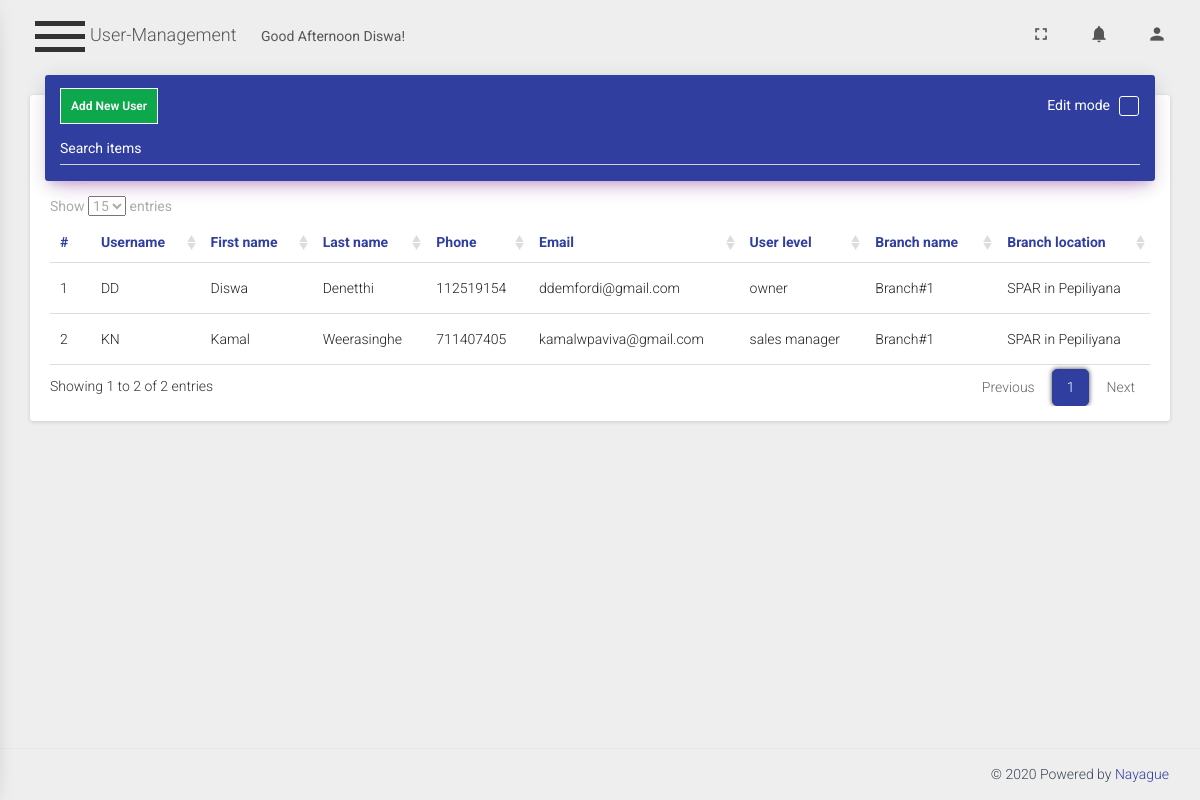
The page /views/user-management/ (signed in) on the database its author committed.
### tables this page shows
CREATE TABLE `user` (
  `user_id` int(11) NOT NULL,
  `username` varchar(50) DEFAULT NULL,
  `first_name` varchar(50) DEFAULT NULL,
  `last_name` varchar(50) DEFAULT NULL,
  `phone` decimal(10,0) DEFAULT NULL,
  `email` varchar(100) DEFAULT NULL,
  `user_level_id` int(11) DEFAULT NULL,
  `password` varchar(255) DEFAULT NULL,
  `branch_id` int(11) DEFAULT NULL
);

CREATE TABLE `user_level` (
  `user_level_id` int(11) NOT NULL,
  `user_level` varchar(50) DEFAULT NULL
);

CREATE TABLE `branch` (
  `branch_id` int(11) NOT NULL,
  `branch_name` varchar(255) DEFAULT NULL,
  `branch_location` varchar(255) DEFAULT NULL,
  `address` varchar(1000) DEFAULT NULL,
  `tel_1` varchar(255) DEFAULT NULL,
  `tel_2` varchar(255) DEFAULT NULL,
  `tel_3` varchar(255) DEFAULT NULL
);

### inc/baseUrl.php (called while the page is built)
<?php
  $baseUrl = "http://" . $_SERVER['SERVER_NAME'] . '/md_chemists';
?>

### inc/session.php (called while the page is built, shortened)
<?php
    $first_name = $_SESSION['first_name'];
?>

### views/user-management/index.php (the view, shortened to what this page needs)
<?php include_once '../../inc/header.php'; ?>
<?php include_once '../../inc/sidebar.php'; ?>
<?php include_once '../../controllers/connection.php'; ?>
<?php
$view_users = "
SELECT
u.user_id,
u.username,
u.first_name,
u.last_name,
u.phone,
u.email,
ul.user_level,
b.branch_name,
b.branch_location
FROM `user` u
LEFT OUTER JOIN user_level ul
ON ul.user_level_id = u.user_level_id
LEFT OUTER JOIN branch b
ON b.branch_id = u.branch_id
WHERE NOT u.user_level_id = 0
";
$result_view_users = $conn->query($view_users);
?>
<div class="main-panel">
    <?php include_once '../../inc/navbar.php'; ?>
    <div class="content">
        <div class="container-fluid">
            <div class="row">
                <div class="col-md-12">
                    <div class="card">
                        <form method="POST" action="delete-multiple.php">
                            <div class="card-header" data-background-color="purple">
                                <h4 class="title">
                                    <div class="title-text">
                                        <a href="add.php">Add new user</a>
                                    </div>
                                    <div class="edit-mode-check">
                                        <div class="checkbox">
                                            <label>
                                                <span class="edit-mode-check-text">Edit mode</span><input type="checkbox" name="optionsCheckboxes">
                                            </label>
                                        </div>
                                    </div>
                                </h4>
                                <div class="table-controller-container">
                                    <div class="search-table form-group label-floating category-search-container">
                                        <label class="control-label">Search items</label>
                                    </div>
                                </div>
                            </div>
                            <div class="card-content table-responsive">
                                <table class="table hover" id="cat-table">
                                    <thead class="text-primary">
                                    <th class="product-id-th">#</th>
                                    <th>Username</th>
                                    <th>First name</th>
                                    <th>Last name</th>
                                    <th>Phone</th>
                                    <th>Email</th>
                                    <th>User level</th>
                                    <th>Branch name</th>
                                    <th>Branch location</th>
                                    </thead>
                                    <tbody>
                                        <?php
                                        if ($result_view_users->num_rows > 0) {
                                            $numOrder = 1;
                                            while ($row = $result_view_users->fetch_assoc()) {
                                                ?>
                                                <tr class="product-single-container">
                                                    <td class="product-id"><span><?php echo ($numOrder++); ?></span></td>
                                                    <td class="product-name-td"><div class="product-name"><?php echo $row["username"]; ?></div></td>
                                                    <td class="product-name-td"><div class="product-name"><?php echo $row["first_name"]; ?></div></td>
                                                    <td class="product-name-td"><div class="product-name"><?php echo $row["last_name"]; ?></div></td>
                                                    <td class="product-name-td"><div class="product-name"><?php echo $row["phone"]; ?></div></td>
                                                    <td class="product-name-td"><div class="product-name"><?php echo $row["email"]; ?></div></td>
                                                    <td class="product-name-td"><div class="product-name"><?php echo $row["user_level"]; ?></div></td>
                                                    <td class="product-name-td"><div class="product-name"><?php echo $row["branch_name"]; ?></div></td>
                                                    <td class="product-name-td"><div class="product-name"><?php echo $row["branch_location"]; ?></div></td>
                                                </tr>
                                                <?php
                                            }
                                        } else {
                                            echo "0 results";
                                        }
                                        ?>
                                    </tbody>
                                </table>
                            </div>
                        </form>
                    </div>
                </div>
            </div>
        </div>
    </div>
    <?php include_once '../../inc/footer-cont.php'; ?>
</div>
<?php include_once '../../inc/footer.php'; ?>

### inc/header.php (shortened to what this page needs)
<!doctype html>
<?php
include_once 'session.php';
?>
<html lang="en">
    <?php
    include_once 'baseUrl.php';
    $now = date("H");
    if($now < "12") {
        $blessing = "Good morning";
    } elseif($now <= "16") {
        $blessing = "Good afternoon";
    } elseif($now <= "24") {
        $blessing = "Good evening";
    } else {}
    ?>
    <head>
        <link href="<?php echo $baseUrl; ?>/assets/css/bootstrap.min.css" rel="stylesheet" />
        <link href="<?php echo $baseUrl; ?>/assets/css/material-dashboard.css?v=1.2.0" rel="stylesheet" />
        <link href="<?php echo $baseUrl; ?>/assets/css/demo.css" rel="stylesheet" />
        <link href="<?php echo $baseUrl; ?>/assets/css/jquery.dataTables.min.css" rel="stylesheet" />
        <link href="<?php echo $baseUrl; ?>/bower_components/select2/dist/css/select2.min.css" rel="stylesheet" />
        <link rel="stylesheet" href="<?php echo $baseUrl; ?>/assets/css/jquery-ui.min.css">
        <link href="<?php echo $baseUrl; ?>/common-resources/assets/css/custom.css" rel="stylesheet" />
        <link href="<?php echo $baseUrl; ?>/common-resources/assets/css/responsive.css" rel="stylesheet" />
        <link href="https://maxcdn.bootstrapcdn.com/font-awesome/4.7.0/css/font-awesome.min.css" rel="stylesheet">
        <link href='<?php echo $baseUrl; ?>/assets/material-icons/material-icons.css' rel='stylesheet' type='text/css'>
    </head>
    <body class="menu-is-active">
        <div class="wrapper">

### inc/sidebar.php (shortened to what this page needs)
<div class="sidebar" data-color="purple" data-image="<?php echo $baseUrl; ?>/common-resources/assets/img/sidebar-1.jpg">
    <div class="logo">
        <div class="menu-trigger">
            <div class="hamburger" id="hamburger-3">
                <span class="line"></span>
                <span class="line"></span>
                <span class="line"></span>
            </div>
        </div>
    </div>
</div>

### inc/navbar.php (shortened to what this page needs)
<nav class="navbar navbar-transparent navbar-absolute">
    <div class="container-fluid">
        <div class="navbar-header">
            <a class="navbar-brand" href="#">
                <span class="page-title">Loading...</span>
                <span class="user-name-span-inner"><?php echo $blessing . ' ' . $first_name; ?>!</span>
            </a>
        </div>
        <div class="collapse navbar-collapse navbar-right">
            <ul class="nav navbar-nav navbar-right">
                <li class="full-screen-toggle">
                    <a title="Active fullscreen" onclick="launchIntoFullscreen(document.documentElement);" id="full-screen-btn" class="dropdown-toggle hidden-sm hidden-xs">
                        <i class="material-icons">fullscreen</i>
                    </a>
                </li>
                <li class="dropdown">
                    <a class="dropdown-toggle" data-toggle="dropdown">
                        <i class="material-icons">notifications</i>
                    </a>
                </li>
                <li class="dropdown user-name-li">
                    <a class="dropdown-toggle" data-toggle="dropdown">
                        <i class="material-icons">person</i>
                    </a>
                </li>
            </ul>
        </div>
    </div>
</nav>

### inc/footer-cont.php (shortened to what this page needs)
<footer class="footer">
    <div class="container-fluid">
        <p class="copyright pull-right">
            &copy;
            Powered by
            <a href="https://nayague.com/">Nayague</a>
        </p>
    </div>
</footer>

### inc/footer.php (shortened to what this page needs)
</div>
</body>
</html>

### common-resources/assets/css/custom.css (style rules this page uses)
.search-table.is-empty { padding: 0px; margin: 0px; transition: 0.3s; }
.search-table label.control-label { color: #eee; }
.table-controller-container { position: relative; }
.table-controller-container .search-table { margin-right: 0px; }
h4.title > .title-text, .edit-mode-check { display: inline-block; }
h4.title { position: relative; }
.edit-mode-check { position: absolute; right: 0px; top: 0px; }
.edit-mode-check > .checkbox { margin: 0px; }
.edit-mode-check > .checkbox .edit-mode-check-text { color: #fff; margin-right: 5px; }
.form-group span.select2-selection.select2-selection--single > span, .form-group > label.control-label, .form-group > label.inline-block, .form-control.hasDatepicker::placeholder { color: #333; }
.card [data-background-color="purple"] label.control-label { color: #fff; }
th.product-select-all, th.product-actions-td, th.product-id-th { background: none !important; }
table.dataTable thead th, table.dataTable tbody td { border-bottom: none; }
table#cat-table { border-collapse: collapse; }
table#cat-table thead tr, table#cat-table tbody tr { border-bottom: 1px solid #ddd; }
table.dataTable thead th { padding-left: 10px; }
h4.title > .title-text > a { font-size: 12px; padding: 10px; font-weight: 600; text-transform: capitalize; border: 1px solid #fff; transition: 0.3s; background-color: #0ea84c; color: #fff; }
.hamburger .line { width: 50px; height: 5px; background-color: #333333; display: block; margin: 8px auto; -webkit-transition: all 0.3s ease-in-out; -o-transition: all 0.3s ease-in-out; transition: all 0.3s ease-in-out; }
.menu-trigger { position: absolute; top: 13px; right: 10px; }
body.menu-is-not-active .menu-trigger { right: -95px; transition: 0.3s; }
body.menu-is-not-active .navbar-header { position: relative; left: 60px; transition: 0.3s; }
body.menu-is-not-active .sidebar { transition: 0.33s; transform: translateX(-280px); }
body.menu-is-not-active .main-panel { width: calc(100% - 0px); transition: 0.33s; }
table#cat-table { width: 100% !important; }
.navbar .navbar-collapse { position: relative; }
.main-panel>.content { margin-top: 70px; padding: 0px 15px 30px 15px; min-height: calc(100% - 123px); }
footer.footer { position: fixed; bottom: 0px; right: 0px; display: inline-block; width: 100%; padding: 0px 16px 0px 2px; }
span.user-name-span-inner { text-transform: capitalize; line-height: 1px; position: relative; top: 0px; font-size: 14px; margin-left: 20px; font-weight: 400; }
.main-panel { z-index: 1; }
.sidebar { z-index: 2; }
.card .card-header .title { margin: 0px; }
.search-table.form-group.label-floating.category-search-container { margin-top: 10px; }
.nav li > a { transition: 0.3s; }

### common-resources/assets/css/responsive.css (style rules this page uses)
@media only screen and (min-width : 1200px) AND (max-width : 1609px) { nav.navbar.navbar-transparent .navbar-nav>li:not(:last-child) { margin-right: 5px; } }
@media only screen and (min-width : 993px) and (max-width : 1200px) { .table > tbody > tr > td { white-space: nowrap; padding: 15px 10px; } }

### rows shown on the page
user: username "DD", first_name "Diswa", last_name "Denetthi", phone "112519154", email "ddemfordi@gmail.com", user_level.user_level "owner", branch.branch_name "Branch#1", branch.branch_location "SPAR in Pepiliyana"
user: username "KN", first_name "Kamal", last_name "Weerasinghe", phone "711407405", email "kamalwpaviva@gmail.com", user_level.user_level "sales manager", branch.branch_name "Branch#1", branch.branch_location "SPAR in Pepiliyana"

### other values the page prints
$blessing "Good Afternoon"
$first_name "Diswa"
